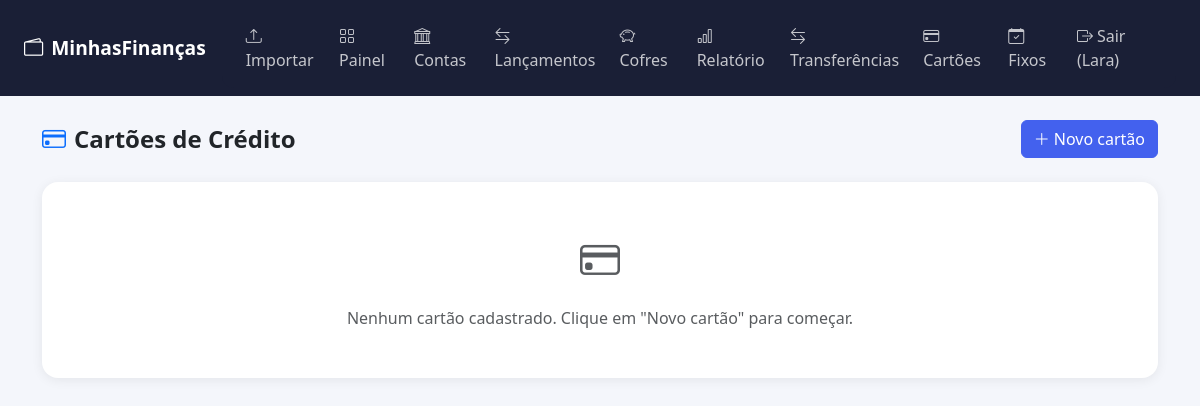
Before: /cartoes (signed in) with the older database file.
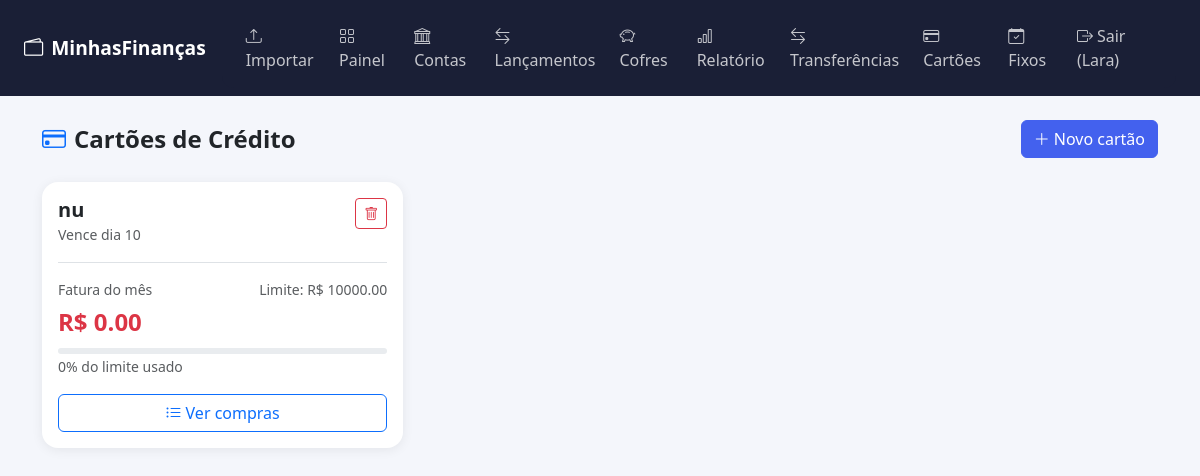
After: the same page with the newer database file.
### app/models.py (models this page shows, shortened)
class Usuario(UserMixin, db.Model):
    __tablename__ = 'usuarios'
    id = db.Column(db.Integer, primary_key=True)
    nome = db.Column(db.String(100), nullable=False)
    email = db.Column(db.String(150), unique=True, nullable=False)
    senha_hash = db.Column(db.String(256), nullable=False)
    criado_em = db.Column(db.DateTime, default=datetime.utcnow)
    contas = db.relationship('Conta', backref='usuario', lazy=True, cascade='all, delete-orphan')
    lancamentos = db.relationship('Lancamento', backref='usuario', lazy=True, cascade='all, delete-orphan')
    cofres = db.relationship('Cofre', backref='usuario', lazy=True, cascade='all, delete-orphan')
    cartoes = db.relationship('CartaoCredito', backref='usuario', lazy=True, cascade='all, delete-orphan')
    gastos_fixos = db.relationship('GastoFixo', backref='usuario', lazy=True, cascade='all, delete-orphan')
    transferencias = db.relationship('Transferencia', backref='usuario', lazy=True, cascade='all, delete-orphan')

class CartaoCredito(db.Model):
    __tablename__ = 'cartoes'
    id = db.Column(db.Integer, primary_key=True)
    nome = db.Column(db.String(100), nullable=False)
    limite = db.Column(db.Float, default=0.0)
    dia_vencimento = db.Column(db.Integer, nullable=False)
    usuario_id = db.Column(db.Integer, db.ForeignKey('usuarios.id'), nullable=False)
    criado_em = db.Column(db.DateTime, default=datetime.utcnow)
    compras = db.relationship('CompraCartao', backref='cartao', lazy=True, cascade='all, delete-orphan')
    @property
    def total_fatura_atual(self):
        from datetime import date
        hoje = date.today()
        return sum(c.valor for c in self.compras
                   if c.data.month == hoje.month and c.data.year == hoje.year)

### app/routes.py (the view)
@main.route('/cartoes')
@login_required
def cartoes():
    cartoes = CartaoCredito.query.filter_by(usuario_id=current_user.id).all()
    return render_template('cartoes.html', cartoes=cartoes,
                           categorias=Lancamento.CATEGORIAS_SAIDA)

### app/models.py (called while the page is built)
@login_manager.user_loader
def load_user(user_id):
    return Usuario.query.get(int(user_id))

### app/templates/cartoes.html (shortened to what this page needs)
{% extends 'base.html' %}
{% block content %}
<div class="d-flex justify-content-between align-items-center mb-4">
  <h4 class="fw-bold mb-0"><i class="bi bi-credit-card me-2 text-primary"></i>Cartões de Crédito</h4>
  <button class="btn btn-primary" data-bs-toggle="modal" data-bs-target="#modalCartao">
    <i class="bi bi-plus-lg me-1"></i>Novo cartão
  </button>
</div>
<div class="row g-3">
  {% for cartao in cartoes %}
  <div class="col-md-4">
    <div class="card">
      <div class="card-body">
        <div class="d-flex justify-content-between align-items-start">
          <div>
            <h5 class="fw-bold mb-0">{{ cartao.nome }}</h5>
            <small class="text-muted">Vence dia {{ cartao.dia_vencimento }}</small>
          </div>
          <form method="POST" action="{{ url_for('main.excluir_cartao', id=cartao.id) }}"
            onsubmit="return confirm('Excluir este cartão e todas as compras?')">
            <button class="btn btn-sm btn-outline-danger"><i class="bi bi-trash"></i></button>
          </form>
        </div>
        <div class="mt-3 pt-3 border-top">
          <div class="d-flex justify-content-between mb-1">
            <small class="text-muted">Fatura do mês</small>
            <small class="text-muted">Limite: R$ {{ "%.2f"|format(cartao.limite) }}</small>
          </div>
          <div class="fs-4 fw-bold text-danger">
            R$ {{ "%.2f"|format(cartao.total_fatura_atual) }}
          </div>
          {% if cartao.limite > 0 %}
          {% set pct = ((cartao.total_fatura_atual / cartao.limite) * 100)|int %}
          <div class="progress mt-2" style="height:6px;">
          </div>
          <small class="text-muted">{{ pct }}% do limite usado</small>
          {% endif %}
        </div>
        <a href="{{ url_for('main.compras_cartao', id=cartao.id) }}"
           class="btn btn-outline-primary w-100 mt-3">
          <i class="bi bi-list-ul me-1"></i>Ver compras
        </a>
      </div>
    </div>
  </div>
  {% else %}
  <div class="col-12">
    <div class="card text-center py-5 text-muted">
      <i class="bi bi-credit-card fs-1 d-block mb-3"></i>
      Nenhum cartão cadastrado. Clique em "Novo cartão" para começar.
    </div>
  </div>
  {% endfor %}
</div>
{% endblock %}

### app/templates/base.html (shortened to what this page needs)
<!DOCTYPE html>
<html lang="pt-BR">
<head>
  <link href="https://cdn.jsdelivr.net/npm/bootstrap@5.3.3/dist/css/bootstrap.min.css" rel="stylesheet">
  <link href="https://cdn.jsdelivr.net/npm/bootstrap-icons@1.11.3/font/bootstrap-icons.css" rel="stylesheet">
</head>
<body>
<nav class="navbar navbar-expand-lg">
  <div class="container-fluid px-4">
    <a class="navbar-brand" href="{{ url_for('main.dashboard') }}">
      <i class="bi bi-wallet2 me-2"></i>MinhasFinanças
    </a>
    <div class="collapse navbar-collapse" id="navMenu">
      {% if current_user.is_authenticated %}
      <ul class="navbar-nav ms-auto align-items-center gap-2">
        <li class="nav-item">
          <a class="nav-link" href="{{ url_for('main.importar') }}">
            <i class="bi bi-upload me-1"></i>Importar
          </a>
        </li>
        <li class="nav-item">
          <a class="nav-link" href="{{ url_for('main.dashboard') }}">
            <i class="bi bi-grid me-1"></i>Painel
          </a>
        </li>
        <li class="nav-item">
          <a class="nav-link" href="{{ url_for('main.contas') }}">
            <i class="bi bi-bank me-1"></i>Contas
          </a>
        </li>
        <li class="nav-item">
          <a class="nav-link" href="{{ url_for('main.lancamentos') }}">
            <i class="bi bi-arrow-left-right me-1"></i>Lançamentos
          </a>
        </li>
        <li class="nav-item">
          <a class="nav-link" href="{{ url_for('main.cofres') }}">
            <i class="bi bi-piggy-bank me-1"></i>Cofres
          </a>
        </li>
         <li class="nav-item">
          <a class="nav-link" href="{{ url_for('main.relatorio') }}">
            <i class="bi bi-bar-chart me-1"></i>Relatório
          </a>
        </li>
        <li class="nav-item">
          <a class="nav-link" href="{{ url_for('main.transferencias') }}">
            <i class="bi bi-arrow-left-right me-1"></i>Transferências
          </a>
        </li>
        <li class="nav-item">
          <a class="nav-link" href="{{ url_for('main.cartoes') }}">
            <i class="bi bi-credit-card me-1"></i>Cartões
          </a>
        </li>
        <li class="nav-item">
          <a class="nav-link" href="{{ url_for('main.gastos_fixos') }}">
            <i class="bi bi-calendar-check me-1"></i>Fixos
          </a>
        </li>
        <li class="nav-item">
          <a class="nav-link" href="{{ url_for('auth.logout') }}">
            <i class="bi bi-box-arrow-right me-1"></i>Sair ({{ current_user.nome.split()[0] }})
          </a>
        </li>
      </ul>
      {% endif %}
    </div>
  </div>
</nav>
<div class="container py-4">
  {% block content %}{% endblock %}
</div>
</body>
</html>

### app/templates/base.html (style rules this page uses)
body { background: #f4f6fb; font-family: 'Segoe UI', sans-serif; }
.navbar-collapse { background: #1a1f36; padding: 0.5rem 1rem; border-radius: 0 0 12px 12px; }
.navbar { background: #1a1f36 !important; }
.navbar-brand { font-weight: 700; color: #fff !important; font-size: 1.2rem; }
.nav-link { color: rgba(255,255,255,0.75) !important; }
.card { border: none; border-radius: 16px; box-shadow: 0 2px 12px rgba(0,0,0,0.07); }
.btn-primary { background: #4361ee; border-color: #4361ee; }
.progress { border-radius: 99px; }

Changed rows visible on the page:
added CartaoCredito: nome "nu", dia_vencimento "10", limite "10000.00", total_fatura_atual "0.00", pct "0"
Other visible differences:
text no longer shown: "Nenhum cartão cadastrado. Clique em \"Novo cartão\" para começar."
